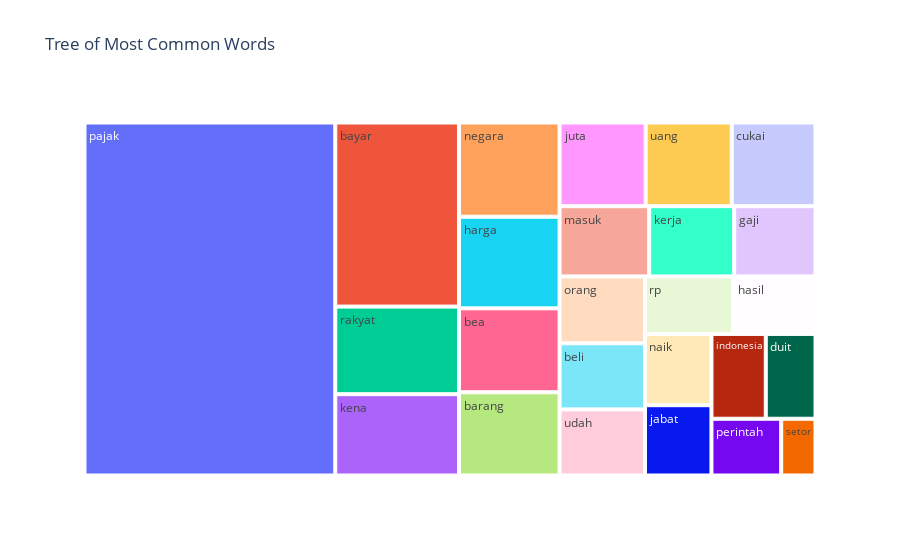

The notebook cell saved with this chart:
### Code cell
fig = px.treemap(ranking.head(25), path=['term'], values='count',title='Tree of Most Common Words')
fig.show()

### Figure 1 — Plotly figure (JSON) as saved in the notebook; plotly's stock layout.template omitted (floating-point values rounded to 4 significant figures)
{"data": [{"branchvalues": "total", "domain": {"x": [0, 1], "y": [0, 1]}, "hovertemplate": "labels=%{label}<br>count=%{value}<br>parent=%{parent}<br>id=%{id}<extra></extra>", "ids": ["barang", "bayar", "bea", "beli", "cukai", "duit", "gaji", "harga", "hasil", "indonesia", "jabat", "juta", "kena", "kerja", "masuk", "naik", "negara", "orang", "pajak", "perintah", "rakyat", "rp", "setor", "uang", "udah"], "labels": ["barang", "bayar", "bea", "beli", "cukai", "duit", "gaji", "harga", "hasil", "indonesia", "jabat", "juta", "kena", "kerja", "masuk", "naik", "negara", "orang", "pajak", "perintah", "rakyat", "rp", "setor", "uang", "udah"], "name": "", "parents": ["", "", "", "", "", "", "", "", "", "", "", "", "", "", "", "", "", "", "", "", "", "", "", "", ""], "type": "treemap", "values": [129, 351, 130, 87, 108, 65, 88, 142, 73, 71, 72, 111, 155, 92, 97, 73, 146, 88, 1364, 61, 167, 78, 30, 111, 87]}], "layout": {"legend": {"tracegroupgap": 0}, "title": {"text": "Tree of Most Common Words"}}}
